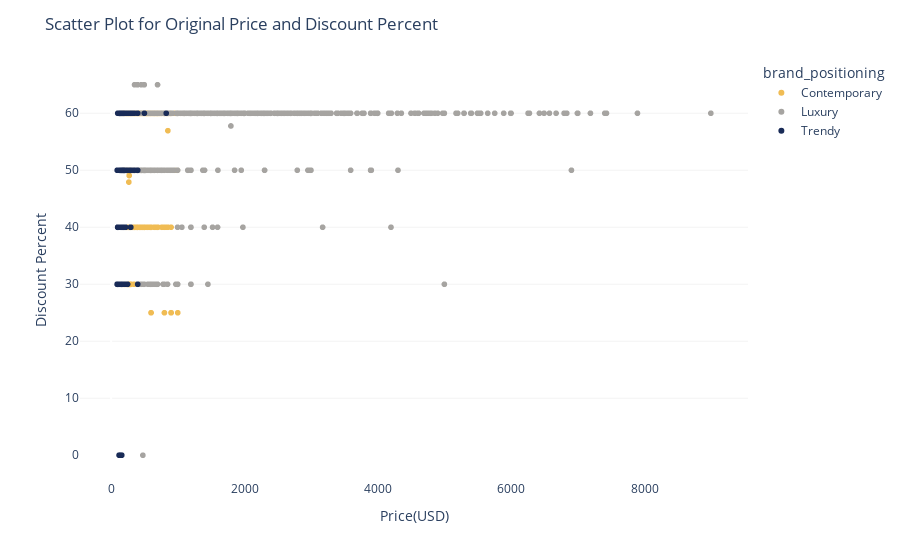

Here is the notebook cell this chart was saved with:
### Code cell
import plotly.express as px

fig = px.scatter(saks_full, x="original_price", y="percent_off", color="brand_positioning",
                 hover_data=['brand_name'], 
                 color_discrete_sequence = ['rgb(25, 43, 87)','rgb(240, 188, 84)', 'rgb(166, 164, 161)'],
                 color_discrete_map = {"brand_positioning": ["Trendy", "Contemporary", "Luxury"]})
fig.update_layout(title_text="Scatter Plot for Original Price and Discount Percent",plot_bgcolor='rgb(256, 256, 256)')
fig.update_yaxes(title_text = 'Discount Percent',showgrid=True, gridwidth=0.5, gridcolor='rgb(230, 230, 230)')
fig.update_xaxes(title_text = "Price(USD)") 

fig.show()

### Figure 1 — Plotly figure (JSON) as saved in the notebook; plotly's stock layout.template omitted (floating-point values rounded to 4 significant figures; data arrays with more than 128 entries replaced by an {"elided": "..."} marker saying what was removed)
{"data": [{"customdata": {"elided": "2585x1 str values"}, "hovertemplate": "brand_positioning=Contemporary<br>original_price=%{x}<br>percent_off=%{y}<br>brand_name=%{customdata[0]}<extra></extra>", "legendgroup": "Contemporary", "marker": {"color": "rgb(240, 188, 84)", "symbol": "circle"}, "mode": "markers", "name": "Contemporary", "showlegend": true, "type": "scattergl", "x": {"elided": "2585 int values"}, "xaxis": "x", "y": {"elided": "2585 float values"}, "yaxis": "y"}, {"customdata": {"elided": "1104x1 str values"}, "hovertemplate": "brand_positioning=Luxury<br>original_price=%{x}<br>percent_off=%{y}<br>brand_name=%{customdata[0]}<extra></extra>", "legendgroup": "Luxury", "marker": {"color": "rgb(166, 164, 161)", "symbol": "circle"}, "mode": "markers", "name": "Luxury", "showlegend": true, "type": "scattergl", "x": {"elided": "1104 int values"}, "xaxis": "x", "y": {"elided": "1104 float values"}, "yaxis": "y"}, {"customdata": {"elided": "300x1 str values"}, "hovertemplate": "brand_positioning=Trendy<br>original_price=%{x}<br>percent_off=%{y}<br>brand_name=%{customdata[0]}<extra></extra>", "legendgroup": "Trendy", "marker": {"color": "rgb(25, 43, 87)", "symbol": "circle"}, "mode": "markers", "name": "Trendy", "showlegend": true, "type": "scattergl", "x": {"elided": "300 float values"}, "xaxis": "x", "y": {"elided": "300 float values"}, "yaxis": "y"}], "layout": {"legend": {"title": {"text": "brand_positioning"}, "tracegroupgap": 0}, "margin": {"t": 60}, "plot_bgcolor": "rgb(256, 256, 256)", "title": {"text": "Scatter Plot for Original Price and Discount Percent"}, "xaxis": {"anchor": "y", "domain": [0, 1], "title": {"text": "Price(USD)"}}, "yaxis": {"anchor": "x", "domain": [0, 1], "gridcolor": "rgb(230, 230, 230)", "gridwidth": 0.5, "showgrid": true, "title": {"text": "Discount Percent"}}}}
